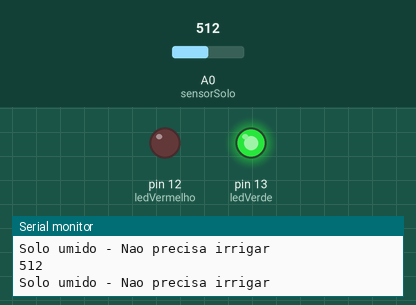
This sketch was run on a simulated Arduino Uno, built with avr-gcc and run on an emulated ATmega328P. Parts: output pins drawn as LEDs (lit = HIGH), the last lines printed to the serial monitor. Inputs (shaded band) come from the test bench; at power-on: A0 (sensorSolo) = 512.

Above: at 1.8 s.
1.9 s: A0 (sensorSolo) set to 483
At 2.5 s:
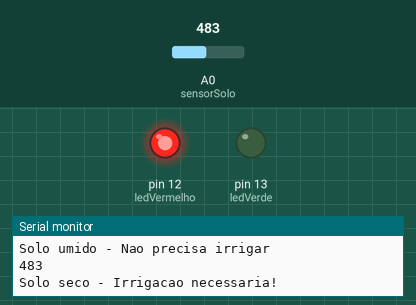
3.5 s: A0 (sensorSolo) set to 510
At 5.2 s:
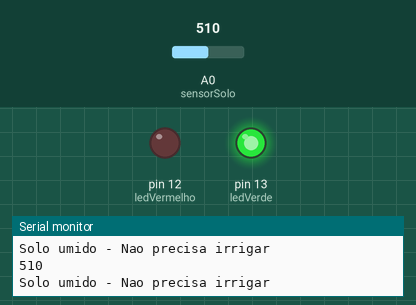
5.5 s: A0 (sensorSolo) set to 490
At 6.8 s:
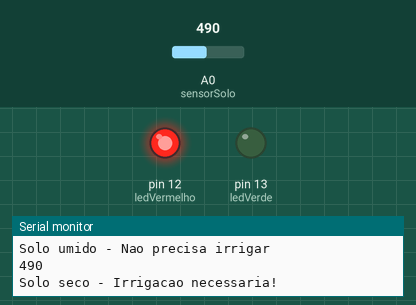
Timing chart, 0 to 8.5 s (numbered marks = the images above; inputs shaded):
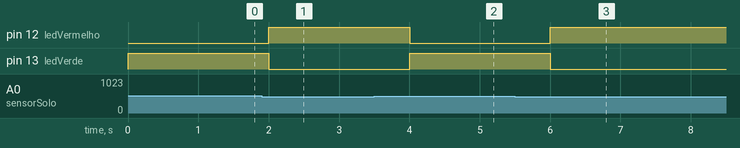

Measured:
- the behaviour switches between 500 and 499 on A0 (sensorSolo) (found by bisection; images 0 and 1)
- after the input at 1.9 s, pin 12 (ledVermelho): LOW → HIGH after 0.10 s; pin 13 (ledVerde): HIGH → LOW after 0.10 s
- after the input at 3.5 s, pin 12 (ledVermelho): HIGH → LOW after 0.50 s; pin 13 (ledVerde): LOW → HIGH after 0.50 s
- after the input at 5.5 s, pin 12 (ledVermelho): LOW → HIGH after 0.50 s; pin 13 (ledVerde): HIGH → LOW after 0.50 s

The sketch:

codigo.ino
```cpp
int sensorSolo = A0;
int ledVerde = 13;
int ledVermelho = 12;

void setup() {
  pinMode(sensorSolo, INPUT);
  pinMode(ledVermelho, OUTPUT);
  pinMode(ledVerde, OUTPUT);
  Serial.begin(9600);
}

void loop() {
  int valorSolo = analogRead(sensorSolo); // lendo o valor analogico que o sensor de solo nos retorna
  Serial.println(valorSolo); // printando esse valor no serial monitor

  if (valorSolo < 500) { // Valor de baixa umidade no solo
    Serial.println("Solo seco - Irrigacao necessaria!");
    digitalWrite(ledVermelho, HIGH);
    digitalWrite(ledVerde, LOW);

  } else { // senao, ou seja, tem um valor com boa umidade
    Serial.println("Solo umido - Nao precisa irrigar");
    digitalWrite(ledVermelho, LOW);
    digitalWrite(ledVerde, HIGH);

  }

  delay(1000);
}
```
